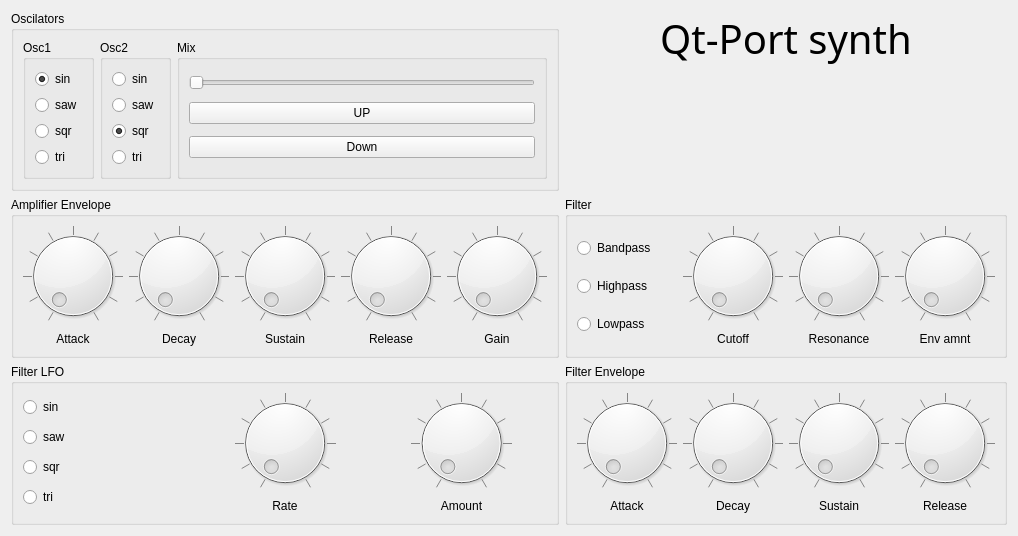
  <widget class="QWidget" name="centralwidget">
   <layout class="QGridLayout" name="gridLayout_2">
    <item row="3" column="2">
     <widget class="QGroupBox" name="groupBox_4">
      <property name="title">
       <string>Filter Envelope</string>
      </property>
      <layout class="QHBoxLayout" name="horizontalLayout">
       <item>
        <layout class="QVBoxLayout" name="FilterEnvelopeAttackHorizontalLayout">
         <item>
          <widget class="QDial" name="FilterEnvelopeAttackKnob">
           <property name="notchTarget">
            <double>10.000000000000000</double>
           </property>
           <property name="notchesVisible">
            <bool>true</bool>
           </property>
          </widget>
         </item>
         <item>
          <widget class="QLabel" name="FilterEnvelopeAttackKnobLabel">
           <property name="text">
            <string>Attack</string>
           </property>
           <property name="alignment">
            <set>Qt::AlignCenter</set>
           </property>
          </widget>
         </item>
        </layout>
       </item>
       <item>
        <layout class="QVBoxLayout" name="FilterDecayHorizontalLayout">
         <item>
          <widget class="QDial" name="FilterDecayKnob">
           <property name="notchTarget">
            <double>10.000000000000000</double>
           </property>
           <property name="notchesVisible">
            <bool>true</bool>
           </property>
          </widget>
         </item>
         <item>
          <widget class="QLabel" name="FilterDecayKnobLabel">
           <property name="text">
            <string>Decay</string>
           </property>
           <property name="alignment">
            <set>Qt::AlignCenter</set>
           </property>
          </widget>
         </item>
        </layout>
       </item>
       <item>
        <layout class="QVBoxLayout" name="FilterSustainHorizontalLayout">
         <item>
          <widget class="QDial" name="FilterSustainKnob">
           <property name="notchTarget">
            <double>10.000000000000000</double>
           </property>
           <property name="notchesVisible">
            <bool>true</bool>
           </property>
          </widget>
         </item>
         <item>
          <widget class="QLabel" name="FilterSustainKnobLabel">
           <property name="text">
            <string>Sustain</string>
           </property>
           <property name="alignment">
            <set>Qt::AlignCenter</set>
           </property>
          </widget>
         </item>
        </layout>
       </item>
       <item>
        <layout class="QVBoxLayout" name="FilterReleaseHorizontalLayout">
         <item>
          <widget class="QDial" name="FilterReleaseKnob">
           <property name="notchTarget">
            <double>10.000000000000000</double>
           </property>
           <property name="notchesVisible">
            <bool>true</bool>
           </property>
          </widget>
         </item>
         <item>
          <widget class="QLabel" name="FilterReleaseKnobLabel">
           <property name="text">
            <string>Release</string>
           </property>
           <property name="alignment">
            <set>Qt::AlignCenter</set>
           </property>
          </widget>
         </item>
        </layout>
       </item>
      </layout>
     </widget>
    </item>
    <item row="3" column="0">
     <widget class="QGroupBox" name="groupBox">
      <property name="title">
       <string>Filter LFO</string>
      </property>
      <layout class="QHBoxLayout" name="horizontalLayout_6">
       <item>
        <layout class="QVBoxLayout" name="FilterLfoButtonsHorizontalLayout">
         <item>
          <widget class="QRadioButton" name="FilterLFOSinButton">
           <property name="text">
            <string>sin</string>
           </property>
           <property name="iconSize">
            <size>
             <width>10</width>
             <height>10</height>
            </size>
           </property>
           <property name="checkable">
            <bool>true</bool>
           </property>
          </widget>
         </item>
         <item>
          <widget class="QRadioButton" name="FilterLFOSawButton">
           <property name="text">
            <string>saw</string>
           </property>
          </widget>
         </item>
         <item>
          <widget class="QRadioButton" name="FilterLFOSqrButton">
           <property name="enabled">
            <bool>true</bool>
           </property>
           <property name="text">
            <string>sqr</string>
           </property>
          </widget>
         </item>
         <item>
          <widget class="QRadioButton" name="FilterLFOTriButton">
           <property name="text">
            <string>tri</string>
           </property>
          </widget>
         </item>
        </layout>
       </item>
       <item>
        <layout class="QVBoxLayout" name="FilterLFORateVerticalLayout">
         <item>
          <widget class="QDial" name="FilterLFORateKnob">
           <property name="wrapping">
            <bool>false</bool>
           </property>
           <property name="notchTarget">
            <double>10.000000000000000</double>
           </property>
           <property name="notchesVisible">
            <bool>true</bool>
           </property>
          </widget>
         </item>
         <item>
          <widget class="QLabel" name="FilterLFORateKnobLabel">
           <property name="text">
            <string>Rate</string>
           </property>
           <property name="alignment">
            <set>Qt::AlignCenter</set>
           </property>
          </widget>
         </item>
        </layout>
       </item>
       <item>
        <layout class="QVBoxLayout" name="FilterLFOHorizontalLayout">
         <item>
          <widget class="QDial" name="FilterLFOAmountKnob">
           <property name="notchTarget">
            <double>10.000000000000000</double>
           </property>
           <property name="notchesVisible">
            <bool>true</bool>
           </property>
          </widget>
         </item>
         <item>
          <widget class="QLabel" name="FilterLFOAmountLabel">
           <property name="text">
            <string>Amount</string>
           </property>
           <property name="alignment">
            <set>Qt::AlignCenter</set>
           </property>
          </widget>
         </item>
        </layout>
       </item>
      </layout>
     </widget>
    </item>
    <item row="0" column="0">
     <widget class="QGroupBox" name="groupBox_2">
      <property name="title">
       <string>Oscilators</string>
      </property>
      <layout class="QHBoxLayout" name="horizontalLayout_2">
       <item>
        <widget class="QGroupBox" name="Osc1GroupBox">
         <property name="title">
          <string>Osc1</string>
         </property>
         <layout class="QVBoxLayout" name="verticalLayout">
          <item>
           <layout class="QVBoxLayout" name="Osc1verticalLayout">
            <item>
             <widget class="QRadioButton" name="RadioButton_Osc1_Sinus">
              <property name="text">
               <string>sin</string>
              </property>
              <property name="iconSize">
               <size>
                <width>10</width>
                <height>10</height>
               </size>
              </property>
              <property name="checkable">
               <bool>true</bool>
              </property>
              <property name="checked">
               <bool>true</bool>
              </property>
             </widget>
            </item>
            <item>
             <widget class="QRadioButton" name="RadioButton_Osc1_Saw">
              <property name="text">
               <string>saw</string>
              </property>
             </widget>
            </item>
            <item>
             <widget class="QRadioButton" name="RadioButton_Osc1_Square">
              <property name="text">
               <string>sqr</string>
              </property>
             </widget>
            </item>
            <item>
             <widget class="QRadioButton" name="RadioButton_Osc1_Triangle">
              <property name="text">
               <string>tri</string>
              </property>
             </widget>
            </item>
           </layout>
          </item>
         </layout>
        </widget>
       </item>
       <item>
        <widget class="QGroupBox" name="Osc1GroupBox_2">
         <property name="title">
          <string>Osc2</string>
         </property>
         <layout class="QVBoxLayout" name="verticalLayout_19">
          <item>
           <layout class="QVBoxLayout" name="Osc1verticalLayout_2">
            <item>
             <widget class="QRadioButton" name="RadioButton_Osc2_Sinus">
              <property name="text">
               <string>sin</string>
              </property>
              <property name="iconSize">
               <size>
                <width>10</width>
                <height>10</height>
               </size>
              </property>
              <property name="checkable">
               <bool>true</bool>
              </property>
             </widget>
            </item>
            <item>
             <widget class="QRadioButton" name="RadioButton_Osc2_Saw">
              <property name="text">
               <string>saw</string>
              </property>
             </widget>
            </item>
            <item>
             <widget class="QRadioButton" name="RadioButton_Osc2_Square">
              <property name="text">
               <string>sqr</string>
              </property>
              <property name="checked">
               <bool>true</bool>
              </property>
             </widget>
            </item>
            <item>
             <widget class="QRadioButton" name="RadioButton_Osc2_Triangle">
              <property name="text">
               <string>tri</string>
              </property>
             </widget>
            </item>
           </layout>
          </item>
         </layout>
        </widget>
       </item>
       <item>
        <widget class="QGroupBox" name="MixGroupBox">
         <property name="title">
          <string>Mix</string>
         </property>
         <layout class="QGridLayout" name="gridLayout">
          <item row="1" column="0">
           <widget class="QPushButton" name="Button_Octave_UP">
            <property name="text">
             <string>UP</string>
            </property>
           </widget>
          </item>
          <item row="2" column="0">
           <widget class="QPushButton" name="Button_Octave_Down">
            <property name="text">
             <string>Down</string>
            </property>
           </widget>
          </item>
          <item row="0" column="0">
           <widget class="QSlider" name="MixSlider">
            <property name="orientation">
             <enum>Qt::Horizontal</enum>
            </property>
           </widget>
          </item>
         </layout>
        </widget>
       </item>
      </layout>
     </widget>
    </item>
    <item row="0" column="2">
     <widget class="QLabel" name="label">
      <property name="palette">
       <palette>
        <active>
         <colorrole role="WindowText">
          <brush brushstyle="SolidPattern">
           <color alpha="255">
            <red>0</red>
            <green>0</green>
            <blue>0</blue>
           </color>
          </brush>
         </colorrole>
         <colorrole role="Button">
          <brush brushstyle="SolidPattern">
           <color alpha="255">
            <red>32</red>
            <green>74</green>
            <blue>135</blue>
           </color>
          </brush>
         </colorrole>
         <colorrole role="Light">
          <brush brushstyle="SolidPattern">
           <color alpha="255">
            <red>48</red>
            <green>111</green>
            <blue>203</blue>
           </color>
          </brush>
         </colorrole>
         <colorrole role="Midlight">
          <brush brushstyle="SolidPattern">
           <color alpha="255">
            <red>40</red>
            <green>92</green>
            <blue>169</blue>
           </color>
          </brush>
         </colorrole>
         <colorrole role="Dark">
          <brush brushstyle="SolidPattern">
           <color alpha="255">
            <red>16</red>
            <green>37</green>
            <blue>67</blue>
           </color>
          </brush>
         </colorrole>
         <colorrole role="Mid">
          <brush brushstyle="SolidPattern">
           <color alpha="255">
            <red>21</red>
            <green>49</green>
            <blue>90</blue>
           </color>
          </brush>
         </colorrole>
         <colorrole role="Text">
          <brush brushstyle="SolidPattern">
           <color alpha="255">
            <red>0</red>
            <green>0</green>
            <blue>0</blue>
           </color>
          </brush>
         </colorrole>
         <colorrole role="BrightText">
          <brush brushstyle="SolidPattern">
           <color alpha="255">
            <red>255</red>
            <green>255</green>
            <blue>255</blue>
           </color>
          </brush>
         </colorrole>
         <colorrole role="ButtonText">
          <brush brushstyle="SolidPattern">
           <color alpha="255">
            <red>52</red>
            <green>101</green>
            <blue>164</blue>
           </color>
          </brush>
         </colorrole>
         <colorrole role="Base">
          <brush brushstyle="SolidPattern">
           <color alpha="255">
            <red>255</red>
            <green>255</green>
            <blue>255</blue>
           </color>
          </brush>
         </colorrole>
         <colorrole role="Window">
          <brush brushstyle="SolidPattern">
           <color alpha="255">
            <red>32</red>
            <green>74</green>
            <blue>135</blue>
           </color>
          </brush>
         </colorrole>
         <colorrole role="Shadow">
          <brush brushstyle="SolidPattern">
           <color alpha="255">
            <red>0</red>
            <green>0</green>
            <blue>0</blue>
           </color>
          </brush>
         </colorrole>
         <colorrole role="AlternateBase">
          <brush brushstyle="SolidPattern">
           <color alpha="255">
            <red>143</red>
            <green>164</green>
            <blue>195</blue>
           </color>
          </brush>
         </colorrole>
         <colorrole role="ToolTipBase">
          <brush brushstyle="SolidPattern">
           <color alpha="255">
            <red>255</red>
            <green>255</green>
            <blue>220</blue>
           </color>
          </brush>
         </colorrole>
         <colorrole role="ToolTipText">
          <brush brushstyle="SolidPattern">
           <color alpha="255">
            <red>0</red>
            <green>0</green>
            <blue>0</blue>
           </color>
          </brush>
         </colorrole>
        </active>
        <inactive>
         <colorrole role="WindowText">
          <brush brushstyle="SolidPattern">
           <color alpha="255">
            <red>0</red>
            <green>0</green>
            <blue>0</blue>
           </color>
          </brush>
         </colorrole>
         <colorrole role="Button">
          <brush brushstyle="SolidPattern">
           <color alpha="255">
            <red>32</red>
            <green>74</green>
            <blue>135</blue>
           </color>
          </brush>
         </colorrole>
         <colorrole role="Light">
          <brush brushstyle="SolidPattern">
           <color alpha="255">
            <red>48</red>
            <green>111</green>
            <blue>203</blue>
           </color>
          </brush>
         </colorrole>
         <colorrole role="Midlight">
          <brush brushstyle="SolidPattern">
           <color alpha="255">
            <red>40</red>
            <green>92</green>
            <blue>169</blue>
           </color>
          </brush>
         </colorrole>
         <colorrole role="Dark">
          <brush brushstyle="SolidPattern">
           <color alpha="255">
            <red>16</red>
            <green>37</green>
            <blue>67</blue>
           </color>
          </brush>
         </colorrole>
         <colorrole role="Mid">
          <brush brushstyle="SolidPattern">
           <color alpha="255">
            <red>21</red>
            <green>49</green>
            <blue>90</blue>
           </color>
          </brush>
         </colorrole>
         <colorrole role="Text">
          <brush brushstyle="SolidPattern">
           <color alpha="255">
            <red>0</red>
            <green>0</green>
            <blue>0</blue>
           </color>
          </brush>
         </colorrole>
         <colorrole role="BrightText">
          <brush brushstyle="SolidPattern">
           <color alpha="255">
            <red>255</red>
            <green>255</green>
            <blue>255</blue>
           </color>
          </brush>
         </colorrole>
         <colorrole role="ButtonText">
          <brush brushstyle="SolidPattern">
           <color alpha="255">
            <red>52</red>
            <green>101</green>
            <blue>164</blue>
           </color>
          </brush>
         </colorrole>
         <colorrole role="Base">
          <brush brushstyle="SolidPattern">
           <color alpha="255">
            <red>255</red>
            <green>255</green>
            <blue>255</blue>
           </color>
          </brush>
         </colorrole>
         <colorrole role="Window">
          <brush brushstyle="SolidPattern">
           <color alpha="255">
            <red>32</red>
            <green>74</green>
            <blue>135</blue>
           </color>
          </brush>
         </colorrole>
         <colorrole role="Shadow">
          <brush brushstyle="SolidPattern">
           <color alpha="255">
            <red>0</red>
            <green>0</green>
            <blue>0</blue>
           </color>
          </brush>
         </colorrole>
         <colorrole role="AlternateBase">
          <brush brushstyle="SolidPattern">
           <color alpha="255">
            <red>143</red>
            <green>164</green>
            <blue>195</blue>
           </color>
          </brush>
         </colorrole>
         <colorrole role="ToolTipBase">
          <brush brushstyle="SolidPattern">
           <color alpha="255">
            <red>255</red>
            <green>255</green>
            <blue>220</blue>
           </color>
          </brush>
         </colorrole>
         <colorrole role="ToolTipText">
          <brush brushstyle="SolidPattern">
           <color alpha="255">
            <red>0</red>
            <green>0</green>
            <blue>0</blue>
           </color>
          </brush>
         </colorrole>
        </inactive>
        <disabled>
         <colorrole role="WindowText">
          <brush brushstyle="SolidPattern">
           <color alpha="255">
            <red>16</red>
            <green>37</green>
            <blue>67</blue>
           </color>
          </brush>
         </colorrole>
         <colorrole role="Button">
          <brush brushstyle="SolidPattern">
           <color alpha="255">
            <red>32</red>
            <green>74</green>
            <blue>135</blue>
           </color>
          </brush>
         </colorrole>
         <colorrole role="Light">
          <brush brushstyle="SolidPattern">
           <color alpha="255">
            <red>48</red>
            <green>111</green>
            <blue>203</blue>
           </color>
          </brush>
         </colorrole>
         <colorrole role="Midlight">
          <brush brushstyle="SolidPattern">
           <color alpha="255">
            <red>40</red>
            <green>92</green>
            <blue>169</blue>
           </color>
          </brush>
         </colorrole>
         <colorrole role="Dark">
          <brush brushstyle="SolidPattern">
           <color alpha="255">
            <red>16</red>
            <green>37</green>
            <blue>67</blue>
           </color>
          </brush>
         </colorrole>
         <colorrole role="Mid">
          <brush brushstyle="SolidPattern">
           <color alpha="255">
            <red>21</red>
            <green>49</green>
            <blue>90</blue>
           </color>
          </brush>
         </colorrole>
         <colorrole role="Text">
          <brush brushstyle="SolidPattern">
           <color alpha="255">
            <red>16</red>
            <green>37</green>
            <blue>67</blue>
           </color>
          </brush>
         </colorrole>
         <colorrole role="BrightText">
          <brush brushstyle="SolidPattern">
           <color alpha="255">
            <red>255</red>
            <green>255</green>
            <blue>255</blue>
           </color>
          </brush>
         </colorrole>
         <colorrole role="ButtonText">
          <brush brushstyle="SolidPattern">
           <color alpha="255">
            <red>16</red>
            <green>37</green>
            <blue>67</blue>
           </color>
          </brush>
         </colorrole>
         <colorrole role="Base">
          <brush brushstyle="SolidPattern">
           <color alpha="255">
            <red>32</red>
            <green>74</green>
            <blue>135</blue>
           </color>
          </brush>
         </colorrole>
         <colorrole role="Window">
          <brush brushstyle="SolidPattern">
           <color alpha="255">
            <red>32</red>
            <green>74</green>
            <blue>135</blue>
           </color>
          </brush>
         </colorrole>
         <colorrole role="Shadow">
          <brush brushstyle="SolidPattern">
           <color alpha="255">
            <red>0</red>
            <green>0</green>
            <blue>0</blue>
           </color>
          </brush>
         </colorrole>
         <colorrole role="AlternateBase">
          <brush brushstyle="SolidPattern">
           <color alpha="255">
            <red>32</red>
            <green>74</green>
            <blue>135</blue>
           </color>
          </brush>
         </colorrole>
         <colorrole role="ToolTipBase">
          <brush brushstyle="SolidPattern">
           <color alpha="255">
            <red>255</red>
            <green>255</green>
            <blue>220</blue>
           </color>
          </brush>
         </colorrole>
         <colorrole role="ToolTipText">
          <brush brushstyle="SolidPattern">
           <color alpha="255">
            <red>0</red>
            <green>0</green>
            <blue>0</blue>
           </color>
          </brush>
         </colorrole>
        </disabled>
       </palette>
      </property>
      <property name="font">
       <font>
        <family>Quantum Round Hollow BRK</family>
        <pointsize>30</pointsize>
        <weight>50</weight>
        <bold>false</bold>
       </font>
      </property>
      <property name="text">
       <string>Qt-Port synth</string>
      </property>
      <property name="alignment">
       <set>Qt::AlignHCenter|Qt::AlignTop</set>
      </property>
     </widget>
    </item>
    <item row="2" column="0">
     <widget class="QGroupBox" name="AmplifierGroupBox">
      <property name="title">
       <string>Amplifier Envelope</string>
      </property>
      <layout class="QHBoxLayout" name="horizontalLayout_4">
       <item>
        <layout class="QVBoxLayout" name="VolumeAttackHorizontalLayout">
         <item>
          <widget class="QDial" name="VolumeAttackKnob">
           <property name="orientation">
            <enum>Qt::Horizontal</enum>
           </property>
           <property name="invertedAppearance">
            <bool>false</bool>
           </property>
           <property name="invertedControls">
            <bool>false</bool>
           </property>
           <property name="notchTarget">
            <double>10.000000000000000</double>
           </property>
           <property name="notchesVisible">
            <bool>true</bool>
           </property>
          </widget>
         </item>
         <item>
          <widget class="QLabel" name="VolumeAttackKnobLabel">
           <property name="text">
            <string>Attack</string>
           </property>
           <property name="alignment">
            <set>Qt::AlignCenter</set>
           </property>
          </widget>
         </item>
        </layout>
       </item>
       <item>
        <layout class="QVBoxLayout" name="VolumeDecayHorizontalLayout">
         <item>
          <widget class="QDial" name="VolumeDecayKnob">
           <property name="notchTarget">
            <double>10.000000000000000</double>
           </property>
           <property name="notchesVisible">
            <bool>true</bool>
           </property>
          </widget>
         </item>
         <item>
          <widget class="QLabel" name="VolumeDecayKnobLabel">
           <property name="text">
            <string>Decay</string>
           </property>
           <property name="alignment">
            <set>Qt::AlignCenter</set>
           </property>
          </widget>
         </item>
        </layout>
       </item>
       <item>
        <layout class="QVBoxLayout" name="VolumeSustainHorizontalLayout">
         <item>
          <widget class="QDial" name="VolumeSustsainKnob">
           <property name="notchTarget">
            <double>10.000000000000000</double>
           </property>
           <property name="notchesVisible">
            <bool>true</bool>
           </property>
          </widget>
         </item>
         <item>
          <widget class="QLabel" name="VolumeSustsainKnobLabel">
           <property name="text">
            <string>Sustain</string>
           </property>
           <property name="alignment">
            <set>Qt::AlignCenter</set>
           </property>
          </widget>
         </item>
        </layout>
       </item>
       <item>
        <layout class="QVBoxLayout" name="VolumeReleaseHorizontalLayout">
         <item>
          <widget class="QDial" name="VolumeReleaseKnob">
           <property name="notchTarget">
            <double>10.000000000000000</double>
           </property>
           <property name="notchesVisible">
            <bool>true</bool>
           </property>
          </widget>
         </item>
         <item>
          <widget class="QLabel" name="VolumeReleaseKnobLabel">
           <property name="text">
            <string>Release</string>
           </property>
           <property name="alignment">
            <set>Qt::AlignCenter</set>
           </property>
          </widget>
         </item>
        </layout>
       </item>
       <item>
        <layout class="QVBoxLayout" name="VolumeGainHorizontalLayout">
         <item>
          <widget class="QDial" name="VolumeGainKnob">
           <property name="notchTarget">
            <double>10.000000000000000</double>
           </property>
           <property name="notchesVisible">
            <bool>true</bool>
           </property>
          </widget>
         </item>
         <item>
          <widget class="QLabel" name="VolumeGainKnobLabel">
           <property name="text">
            <string>Gain</string>
           </property>
           <property name="alignment">
            <set>Qt::AlignCenter</set>
           </property>
          </widget>
         </item>
        </layout>
       </item>
      </layout>
     </widget>
    </item>
    <item row="2" column="2">
     <widget class="QGroupBox" name="FilterGroupBoxVerticalLayout">
      <property name="title">
       <string>Filter</string>
      </property>
      <layout class="QHBoxLayout" name="horizontalLayout_5">
       <item>
        <layout class="QVBoxLayout" name="FilterTypeButtonsHorizontalLayout">
         <item>
          <widget class="QRadioButton" name="BpButton">
           <property name="text">
            <string>Bandpass</string>
           </property>
           <property name="iconSize">
            <size>
             <width>10</width>
             <height>10</height>
            </size>
           </property>
           <property name="checkable">
            <bool>true</bool>
           </property>
          </widget>
         </item>
         <item>
          <widget class="QRadioButton" name="HpButton">
           <property name="text">
            <string>Highpass</string>
           </property>
          </widget>
         </item>
         <item>
          <widget class="QRadioButton" name="LpButton">
           <property name="text">
            <string>Lowpass</string>
           </property>
          </widget>
         </item>
        </layout>
       </item>
       <item>
        <layout class="QVBoxLayout" name="CutOffHorizontalLayout">
         <item>
          <widget class="QDial" name="CutOffKnob">
           <property name="notchTarget">
            <double>10.000000000000000</double>
           </property>
           <property name="notchesVisible">
            <bool>true</bool>
           </property>
          </widget>
         </item>
         <item>
          <widget class="QLabel" name="CutOffLabel">
           <property name="text">
            <string>Cutoff</string>
           </property>
           <property name="alignment">
            <set>Qt::AlignCenter</set>
           </property>
          </widget>
         </item>
        </layout>
       </item>
       <item>
        <layout class="QVBoxLayout" name="ResonanceHorizontalLayout">
         <item>
          <widget class="QDial" name="ResonanceKnob">
           <property name="notchTarget">
            <double>10.000000000000000</double>
           </property>
           <property name="notchesVisible">
            <bool>true</bool>
           </property>
          </widget>
         </item>
         <item>
          <widget class="QLabel" name="ResonanceKnobLabel">
           <property name="text">
            <string>Resonance</string>
           </property>
           <property name="alignment">
            <set>Qt::AlignCenter</set>
           </property>
          </widget>
         </item>
        </layout>
       </item>
       <item>
        <layout class="QVBoxLayout" name="EnvAmntHorizontalLayout">
         <item>
          <widget class="QDial" name="dial_17">
           <property name="notchTarget">
            <double>10.000000000000000</double>
           </property>
           <property name="notchesVisible">
            <bool>true</bool>
           </property>
          </widget>
         </item>
         <item>
          <widget class="QLabel" name="label_17">
           <property name="text">
            <string>Env amnt</string>
           </property>
           <property name="alignment">
            <set>Qt::AlignCenter</set>
           </property>
          </widget>
         </item>
        </layout>
       </item>
      </layout>
     </widget>
    </item>
   </layout>
  </widget>
